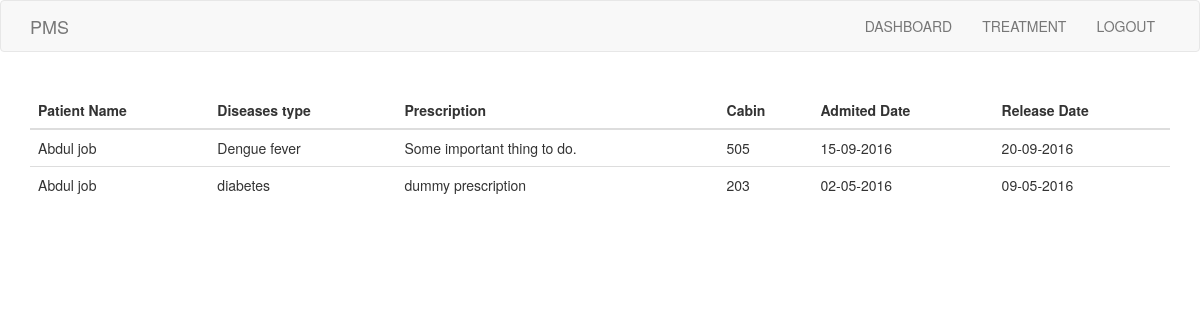
The app's page /doctor-dashboard.php (signed in) with its own data.
### tables this page shows
CREATE TABLE `treatment_info` (
  `p_id` char(10) NOT NULL,
  `d_id` char(9) NOT NULL,
  `Diseases_type` varchar(100) NOT NULL,
  `Admited_Date` varchar(50) NOT NULL,
  `cabin_no` varchar(5) NOT NULL,
  `prescription` varchar(500) NOT NULL,
  `release_date` varchar(50) NOT NULL
);

CREATE TABLE `patient` (
  `Name` varchar(100) DEFAULT NULL,
  `p_mail` varchar(100) NOT NULL,
  `p_passw` varchar(100) NOT NULL,
  `P_id` char(10) NOT NULL,
  `Contract_No` char(15) DEFAULT NULL,
  `Gender` varchar(7) DEFAULT NULL,
  `age` varchar(50) DEFAULT NULL,
  `Did` char(9) DEFAULT NULL
);

### doctor-dashboard.php (the view, shortened to what this page needs)
<?php
$servername = "localhost";
$username = "root";
$password = "";
$dbname = "hospital_management";
$conn = new mysqli($servername, $username, $password, $dbname);
?>
<!DOCTYPE html>
<html lang="en">
<head>
    <link href="css/bootstrap.min.css" rel="stylesheet">
    <link href="css/style.css" rel="stylesheet">
</head>
<body>
<nav class="navbar navbar-default">
    <div class="container">
        <div class="navbar-header">
            <a class="navbar-brand" href="#">
                PMS
            </a>
        </div>
        <div class="collapse navbar-collapse" id="bs-example-navbar-collapse-1">
            <ul class="nav navbar-nav navbar-right text-uppercase">
                <li><a href="doctor-dashboard.php">Dashboard</a></li>
                <li><a href="treatment.php">Treatment</a></li>
                <li><a href="index.php">Logout</a></li>
            </ul>
        </div>
    </div>
</nav>
<?php
$sql = "select * FROM treatment_info t JOIN patient p on (t.P_id = p.p_id)";
$result = $conn->query($sql);
if ($result->num_rows > 0) {
?>
<br>
<div class="container">
    <table class="table">
        <thead>
        <th>Patient Name</th>
        <th>Diseases type</th>
        <th>Prescription</th>
        <th>Cabin</th>
        <th>Admited Date</th>
        <th>Release Date</th>
        </thead>
        <?php while ($row = $result->fetch_assoc()) { ?>
            <tr>
                <td><?php echo $row["Name"] ?></td>
                <td><?php echo $row["Diseases_type"] ?></td>
                <td><?php echo $row["prescription"] ?></td>
                <td><?php echo $row["cabin_no"] ?></td>
                <td><?php echo $row["Admited_Date"] ?></td>
                <td><?php echo $row["release_date"] ?></td>
            </tr>
            <?php
        }
        } else {
            echo "0 results";
        }
        ?>
    </table>
</div>
</body>
</html>

### records on screen
treatment_info: p.Name "Abdul job", Diseases_type "Dengue fever", prescription "Some important thing to do.", cabin_no "505", Admited_Date "15-09-2016", release_date "20-09-2016"
treatment_info: p.Name "Abdul job", Diseases_type "diabetes", prescription "dummy prescription", cabin_no "203", Admited_Date "02-05-2016", release_date "09-05-2016"
